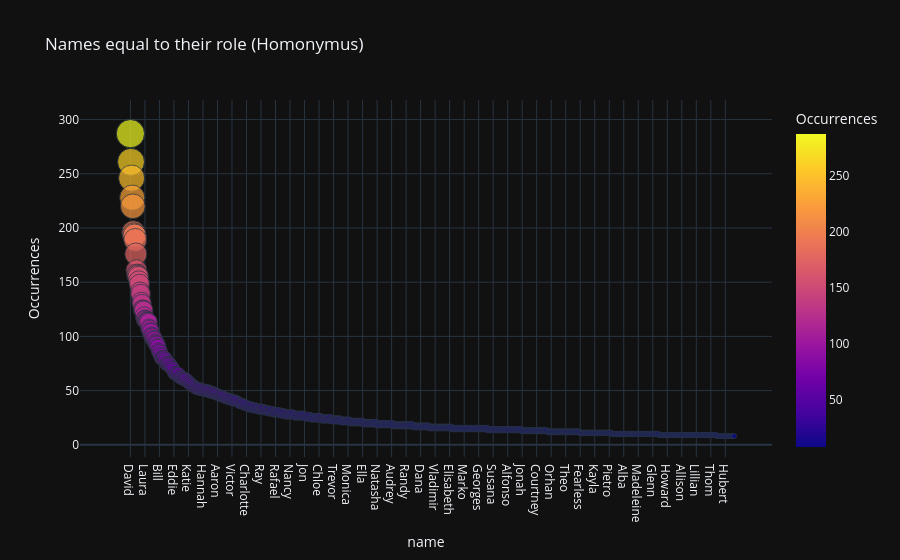

The code cell stored with this chart in its notebook:
### Markdown cell above
- a Zoom on the fist 1000 names

### Code cell
fig = px.scatter(
    name_counts.head(1000), x='name', y='count', size='count',
    color='count', title='Names equal to their role (Homonymus)',
    labels={'count': 'Occurrences'}
)
fig.show()

### Figure 1 — Plotly figure (JSON) as saved in the notebook; plotly's stock layout.template omitted (floating-point values rounded to 4 significant figures; data arrays with more than 128 entries replaced by an {"elided": "..."} marker saying what was removed)
{"data": [{"hovertemplate": "name=%{x}<br>Occurrences=%{marker.color}<extra></extra>", "legendgroup": "", "marker": {"color": {"elided": "1000 int values"}, "coloraxis": "coloraxis", "size": {"elided": "1000 int values"}, "sizemode": "area", "sizeref": 0.7175, "symbol": "circle"}, "mode": "markers", "name": "", "orientation": "v", "showlegend": false, "x": {"elided": "1000 str values"}, "xaxis": "x", "y": {"elided": "1000 int values"}, "yaxis": "y", "type": "scatter"}], "layout": {"xaxis": {"anchor": "y", "domain": [0.0, 1.0], "title": {"text": "name"}}, "yaxis": {"anchor": "x", "domain": [0.0, 1.0], "title": {"text": "Occurrences"}}, "coloraxis": {"colorbar": {"title": {"text": "Occurrences"}}, "colorscale": [[0.0, "#0d0887"], [0.1111, "#46039f"], [0.2222, "#7201a8"], [0.3333, "#9c179e"], [0.4444, "#bd3786"], [0.5556, "#d8576b"], [0.6667, "#ed7953"], [0.7778, "#fb9f3a"], [0.8889, "#fdca26"], [1.0, "#f0f921"]]}, "legend": {"tracegroupgap": 0, "itemsizing": "constant"}, "title": {"text": "Names equal to their role (Homonymus)"}}}
